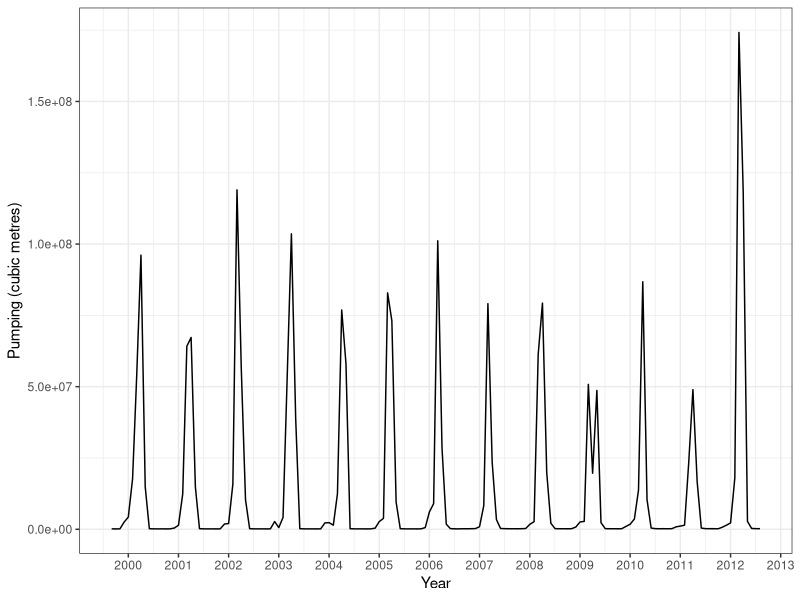
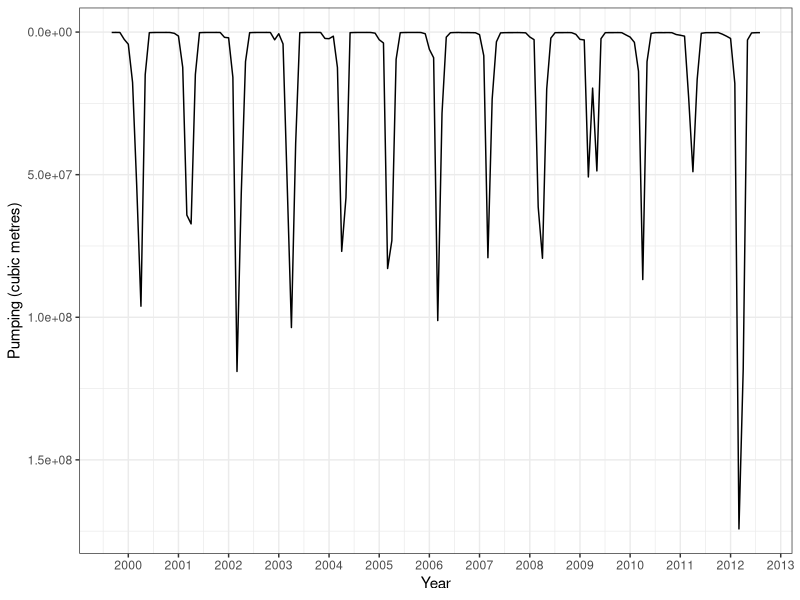

Write R code to recreate these figures, in order.
setwd("C:/Users/Aastha/Desktop/GWProject")
list.of.packages <- c("ggplot2")
new.packages <- list.of.packages[!(list.of.packages %in% installed.packages()[,"Package"])]
if(length(new.packages)) install.packages(new.packages)


## Read the data containing groundwater levels with missing values
pmp <- read.csv(file ="Data_Processing/CENEB_PumpingData/Pumping.csv",header = TRUE)
head(pmp)

## Count the missing values
na_count <-sum(length(which(is.na(pmp[,2]))))
na_count

##Plot pumping
## For plotting, change cubic feet to cubic metres
pmp_m <- pmp[,2]* 0.0283168
head(pmp_m)
length(pmp_m)

dates = seq(from = as.Date("2000-01-01"), to = as.Date("2012-12-01"), by = 'month')
pmp_m2 <- data.frame(as.data.frame(pmp_m),dates)
colnames(pmp_m2)<-c("Pumping","Date")
library(ggplot2)


ggplot(data = pmp_m2,aes(x = Date, y = Pumping)) + 
        geom_line() + xlab("Year") + ylab("Pumping (cubic metres)") + 
        scale_x_date(date_breaks = "12 months",date_labels = "%Y") + theme_bw()
dev.copy2pdf(file = 'Data_Processing/Pumping.pdf')
dev.off()

#Now plotting with reverse y axis, to compare it with water levels
ggplot(data = pmp_m2,aes(x = Date, y = Pumping)) + 
        geom_line() + xlab("Year") + ylab("Pumping (cubic metres)") + scale_y_reverse()+
        scale_x_date(date_breaks = "12 months",date_labels = "%Y") + theme_bw()
dev.copy2pdf(file = 'Data_Processing/Pumping_reverse.pdf')
dev.off()
